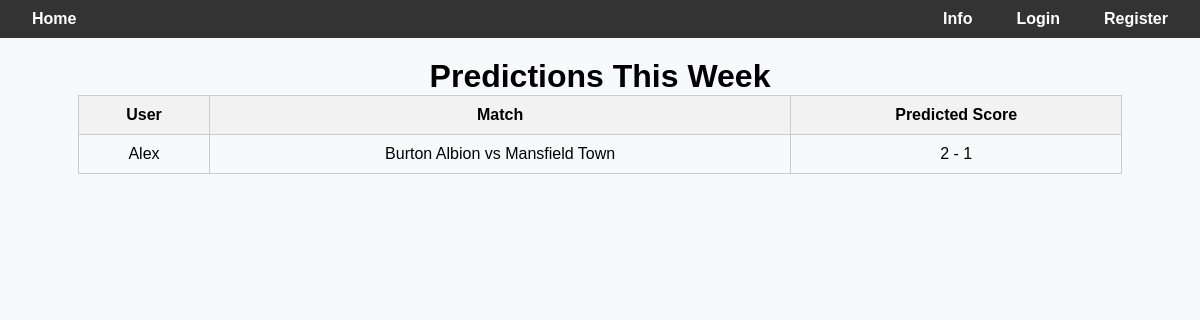
The app's page /leaderboard/predictions_this_week, older data.
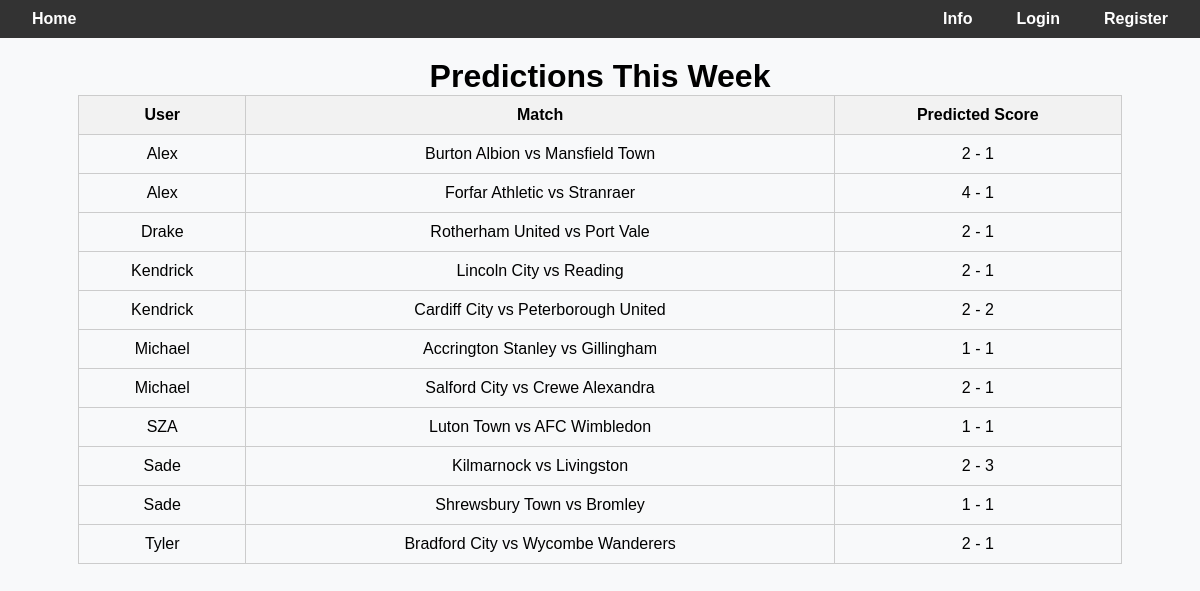
The same page, newer data.
### predictions/models.py (models this page shows, shortened)
class Prediction(models.Model):
    user = models.ForeignKey(User, on_delete=models.CASCADE, default=None)
    match = models.ForeignKey(Match, on_delete=models.CASCADE)
    predicted_home_score = models.IntegerField()
    predicted_away_score = models.IntegerField()
    created_at = models.DateTimeField(auto_now_add=True)
    evaluated_score = models.BooleanField(default=False) # if this prediction has been used to calculate someone's score, then its true
    counted_for_in_number_of_predictions = models.BooleanField(default=False)# if this has been used for number of predictions stat then true

class Match(models.Model):
    home_team = models.CharField(max_length=100)
    away_team = models.CharField(max_length=100)
    match_date = models.DateField()
    home_score = models.IntegerField(null=True, blank=True)
    away_score = models.IntegerField(null=True, blank=True)
    league = models.CharField(max_length=100, default = "")
    predicted = models.BooleanField(default=False)
    postponed = models.BooleanField(default=False)

### leaderboard/views.py (the view)
# urls.py: path("predictions_this_week", views.predictions, name="predictions_this_week")
def predictions(request):
    predictions = Prediction.objects.select_related("match")
    today = timezone.now().date()
    today = timezone.datetime(2025,8,3).date()#PLEASE REMEMBER TO DELETE THIS OMG THIS IS FOR TESTING ASLKD;FA;LDSKJA;DSLF
    match_week = get_match_week_start(make_previous_saturday(today))
    predictions_this_week = []
    for prediction in predictions:
        if match_week == get_match_week_start(prediction.match.match_date):
            predictions_this_week.append(prediction)
    predictions_this_week.sort(key= lambda x: x.user.username.lower())
    return render(request, "leaderboard/predictions.html", {"predictions": predictions_this_week})

### leaderboard/views.py (called while the page is built)
def get_match_week_start(d):
    weekday = d.weekday()  # Monday=0 ... Sunday=6
    if weekday <= 3 and weekday != 0:  # Tuesday (1) to Thursday (3)
        days_until_friday = 4 - weekday
        return d + timedelta(days=days_until_friday)
    else:  # Friday (4), Saturday (5), Sunday (6), Monday(0)
        days_since_friday = (weekday - 4) % 7
        return d - timedelta(days=days_since_friday)

def make_previous_saturday(d):
    days_to_subtract = (d.weekday() - 5) % 7
    return d - datetime.timedelta(days=days_to_subtract)

### leaderboard/templates/leaderboard/predictions.html (shortened to what this page needs)
<!DOCTYPE html>
{% extends "base.html" %} {% block title %}Predictions This Week{% endblock %}
{% block content %}
<html>
  <head>
  </head>
  <body>
    <h1>Predictions This Week</h1>
    {% if predictions %}
    <table>
      <thead>
        <tr>
          <th>User</th>
          <th>Match</th>
          <th>Predicted Score</th>
        </tr>
      </thead>
      <tbody>
        {% for prediction in predictions|dictsort:"user.username" %}
        <tr>
          <td>{{ prediction.user.username }}</td>
          <td>
            {{ prediction.match.home_team }} vs {{ prediction.match.away_team }}
          </td>
          <td>
            {{ prediction.predicted_home_score }} - {{prediction.predicted_away_score }}
          </td>
        </tr>
        {% endfor %}
      </tbody>
    </table>
    {% else %}
    <p style="text-align: center">No predictions made this week.</p>
    {% endif %}
  </body>
</html>
{% endblock %}

Row changes from the older to the newer data that the page shows:
added Prediction: user.username "Alex", match.home_team "Forfar Athletic", match.away_team "Stranraer", predicted_home_score "4", predicted_away_score "1"
added Prediction: user.username "Drake", match.home_team "Rotherham United", match.away_team "Port Vale", predicted_home_score "2", predicted_away_score "1"
added Prediction: user.username "Kendrick", match.home_team "Lincoln City", match.away_team "Reading", predicted_home_score "2", predicted_away_score "1"
added Prediction: user.username "Kendrick", match.home_team "Cardiff City", match.away_team "Peterborough United", predicted_home_score "2", predicted_away_score "2"
added Prediction: user.username "Michael", match.home_team "Accrington Stanley", match.away_team "Gillingham", predicted_home_score "1", predicted_away_score "1"
added Prediction: user.username "Michael", match.home_team "Salford City", match.away_team "Crewe Alexandra", predicted_home_score "2", predicted_away_score "1"
added Prediction: user.username "SZA", match.home_team "Luton Town", match.away_team "AFC Wimbledon", predicted_home_score "1", predicted_away_score "1"
added Prediction: user.username "Sade", match.home_team "Kilmarnock", match.away_team "Livingston", predicted_home_score "2", predicted_away_score "3"
added Prediction: user.username "Sade", match.home_team "Shrewsbury Town", match.away_team "Bromley", predicted_home_score "1", predicted_away_score "1"
added Prediction: user.username "Tyler", match.home_team "Bradford City", match.away_team "Wycombe Wanderers", predicted_home_score "2", predicted_away_score "1"
